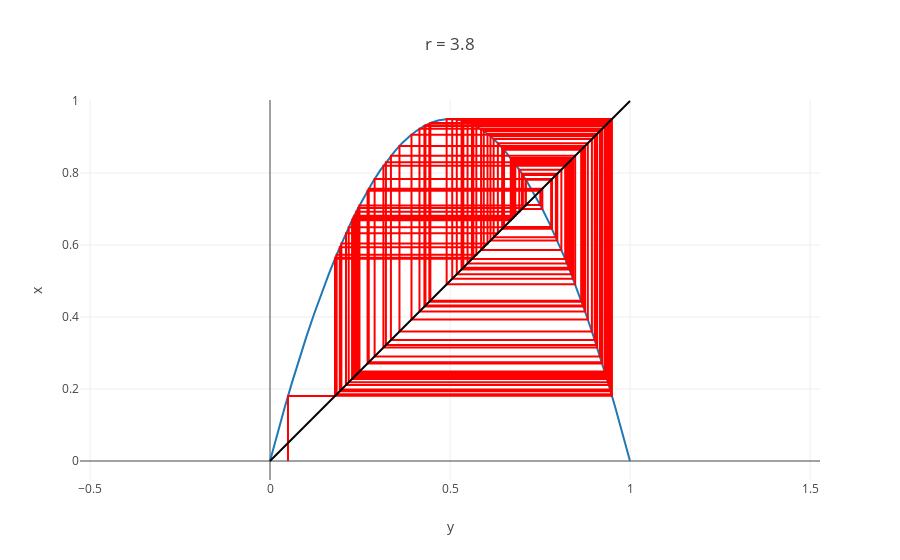

Here is the notebook cell this chart was saved with:
### Code cell
r = 3.8
f = lambda x: r * x * (1 - x)

x0 = 0.05
x = np.linspace(0, 1)

a, b = cobweb(x0, f)

figure = go.Figure(data=[
    go.Scatter(x=x, y=f(x)),
    go.Scatter(x=a, y=b, line=dict(color='red'))
], layout=go.Layout(
    title=f'r = {r} ',
    showlegend=False,
    shapes=[
        dict(x0=0, x1=1, y0=0, y1=1, type='line')
    ],
    xaxis=dict(title='y'),
    yaxis=dict(title='x', scaleanchor='x')
))

py.iplot(figure)

### Figure 1 — Plotly figure (JSON) as saved in the notebook; plotly's stock layout.template omitted (floating-point values rounded to 4 significant figures; data arrays with more than 128 entries replaced by an {"elided": "..."} marker saying what was removed)
{"data": [{"type": "scatter", "uid": "7fdea9bb-9722-43ec-962d-5c33457e424a", "x": [0, 0.02041, 0.04082, 0.06122, 0.08163, 0.102, 0.1224, 0.1429, 0.1633, 0.1837, 0.2041, 0.2245, 0.2449, 0.2653, 0.2857, 0.3061, 0.3265, 0.3469, 0.3673, 0.3878, 0.4082, 0.4286, 0.449, 0.4694, 0.4898, 0.5102, 0.5306, 0.551, 0.5714, 0.5918, 0.6122, 0.6327, 0.6531, 0.6735, 0.6939, 0.7143, 0.7347, 0.7551, 0.7755, 0.7959, 0.8163, 0.8367, 0.8571, 0.8776, 0.898, 0.9184, 0.9388, 0.9592, 0.9796, 1], "y": [0, 0.07597, 0.1488, 0.2184, 0.2849, 0.3482, 0.4083, 0.4653, 0.5191, 0.5698, 0.6172, 0.6616, 0.7027, 0.7407, 0.7755, 0.8072, 0.8357, 0.861, 0.8831, 0.9021, 0.918, 0.9306, 0.9401, 0.9464, 0.9496, 0.9496, 0.9464, 0.9401, 0.9306, 0.918, 0.9021, 0.8831, 0.861, 0.8357, 0.8072, 0.7755, 0.7407, 0.7027, 0.6616, 0.6172, 0.5698, 0.5191, 0.4653, 0.4083, 0.3482, 0.2849, 0.2184, 0.1488, 0.07597, 0]}, {"line": {"color": "red"}, "type": "scatter", "uid": "f003a8a2-543c-4606-a307-0e665517be01", "x": {"elided": "202 float values"}, "y": {"elided": "202 float values"}}], "layout": {"shapes": [{"type": "line", "x0": 0, "x1": 1, "y0": 0, "y1": 1}], "showlegend": false, "title": "r = 3.8 ", "xaxis": {"title": "y"}, "yaxis": {"scaleanchor": "x", "title": "x"}}}
